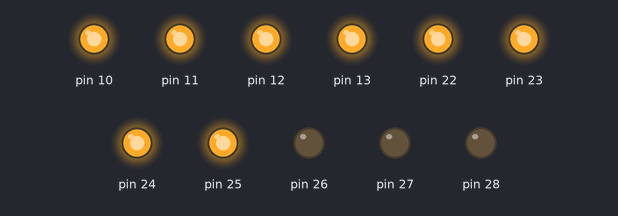
A sketch run on a simulated Arduino Mega 2560, built with avr-gcc and run on an emulated ATmega2560. Parts: output pins drawn as LEDs (lit = HIGH).

Above: at 0.1 s.
Timing chart, 0 to 1.6 s (numbered marks = the images above):
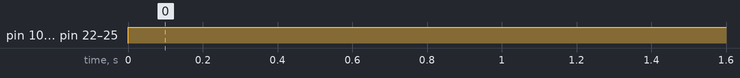

Measured:
- by itself, pin 10–13, pin 22–25: LOW → HIGH at 0.00 s

The sketch:

seg_test.ino
```cpp
byte seven_seg_digits[10][7] = { { 1,1,1,1,1,1,0 },  // = 0
                                 { 0,1,1,0,0,0,0 },  // = 1
                                 { 1,1,0,1,1,0,1 },  // = 2
                                 { 1,1,1,1,0,0,1 },  // = 3
                                 { 0,1,1,0,0,1,1 },  // = 4
                                 { 1,0,1,1,0,1,1 },  // = 5
                                 { 1,0,1,1,1,1,1 },  // = 6
                                 { 1,1,1,0,0,0,0 },  // = 7
                                 { 1,1,1,1,1,1,1 },  // = 8
                                 { 1,1,1,0,0,1,1 }   // = 9
                                 };

void setup() {
    // set up digit selectors
    pinMode(13, OUTPUT);
    pinMode(12, OUTPUT);
    pinMode(11, OUTPUT);
    pinMode(10, OUTPUT);

    // set up 7-seg outputs
    pinMode(22, OUTPUT);
    pinMode(23, OUTPUT);
    pinMode(24, OUTPUT);
    pinMode(25, OUTPUT);
    pinMode(26, OUTPUT);
    pinMode(27, OUTPUT);
    pinMode(28, OUTPUT);
}

void loop() {
    digitalWrite(22, 1);
    digitalWrite(23, 1);
    digitalWrite(24, 1);
    digitalWrite(25, 1);
    digitalWrite(26, 0);
    digitalWrite(27, 0);
    digitalWrite(28, 0);

    digitalWrite(13, 1);
    digitalWrite(12, 1);
    digitalWrite(11, 1);
    digitalWrite(10, 1);
}
```
